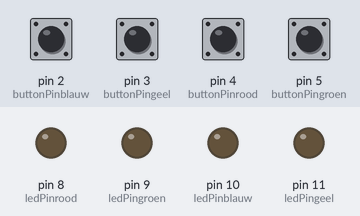
Recording of a sketch running on a simulated Arduino Uno, built with avr-gcc and run on an emulated ATmega328P. Shown: output pins drawn as LEDs (lit = HIGH). Inputs (shaded band) come from the test bench; at power-on: pin 2 (buttonPinblauw), pin 3 (buttonPingeel), pin 4 (buttonPinrood), pin 5 (buttonPingroen) HIGH.

Above: at 1.2 s.
1.3 s: pin 2 (buttonPinblauw) pulled LOW for 0.15 s
At 2.0 s:
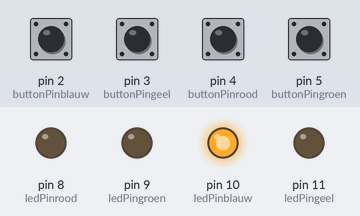
2.9 s: pin 3 (buttonPingeel) pulled LOW for 0.15 s
At 3.3 s:
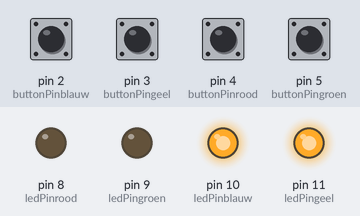
4.5 s: pin 4 (buttonPinrood) pulled LOW for 0.15 s
At 5.7 s:
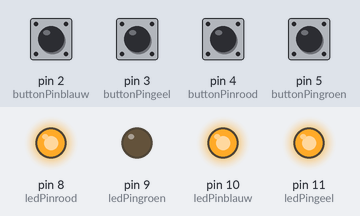
6.1 s: pin 5 (buttonPingroen) pulled LOW for 0.15 s
At 6.9 s:
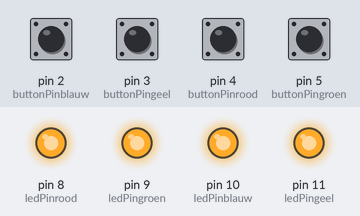
Timing chart, 0 to 8.7 s (numbered marks = the images above; inputs shaded):
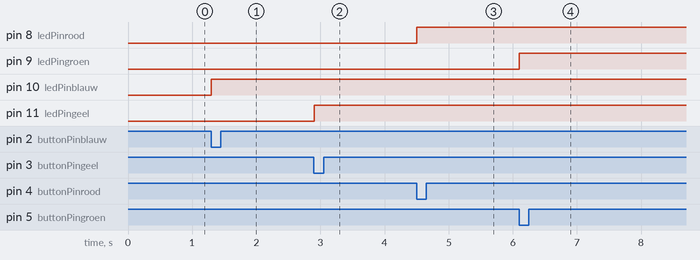

Measured:
- after the input at 1.3 s, pin 10 (ledPinblauw): LOW → HIGH at once
- after the input at 2.9 s, pin 11 (ledPingeel): LOW → HIGH at once
- after the input at 4.5 s, pin 8 (ledPinrood): LOW → HIGH at once
- after the input at 6.1 s, pin 9 (ledPingroen): LOW → HIGH at once

The sketch:

04.led_linken_met_knop.ino
```cpp
int ledPinrood = 8;
int ledPingroen = 9;
int ledPinblauw = 10;
int ledPingeel = 11;

int buttonPinblauw = 2;
int buttonPingeel = 3;
int buttonPinrood = 4;
int buttonPingroen = 5;

int buttonPinstart = 6;


void setup() {
  // put your setup code here, to run once:
  pinMode(ledPinrood, OUTPUT);
  pinMode(ledPingroen, OUTPUT);
  pinMode(ledPinblauw, OUTPUT);
  pinMode(ledPingeel, OUTPUT);

  pinMode(buttonPinblauw, INPUT_PULLUP);
  pinMode(buttonPingeel, INPUT_PULLUP);
  pinMode(buttonPinrood, INPUT_PULLUP);
  pinMode(buttonPingroen, INPUT_PULLUP);

  pinMode(buttonPinstart, INPUT_PULLUP);
}

void loop() {
  // put your main code here, to run repeatedly:
  if(digitalRead(buttonPinrood) == LOW){
  digitalWrite(ledPinrood, HIGH);
}

if(digitalRead(buttonPingroen) == LOW){
  digitalWrite(ledPingroen, HIGH);
}

if(digitalRead(buttonPinblauw) == LOW){
  digitalWrite(ledPinblauw, HIGH);
}

if(digitalRead(buttonPingeel) == LOW){
  digitalWrite(ledPingeel, HIGH);
}
}
```
